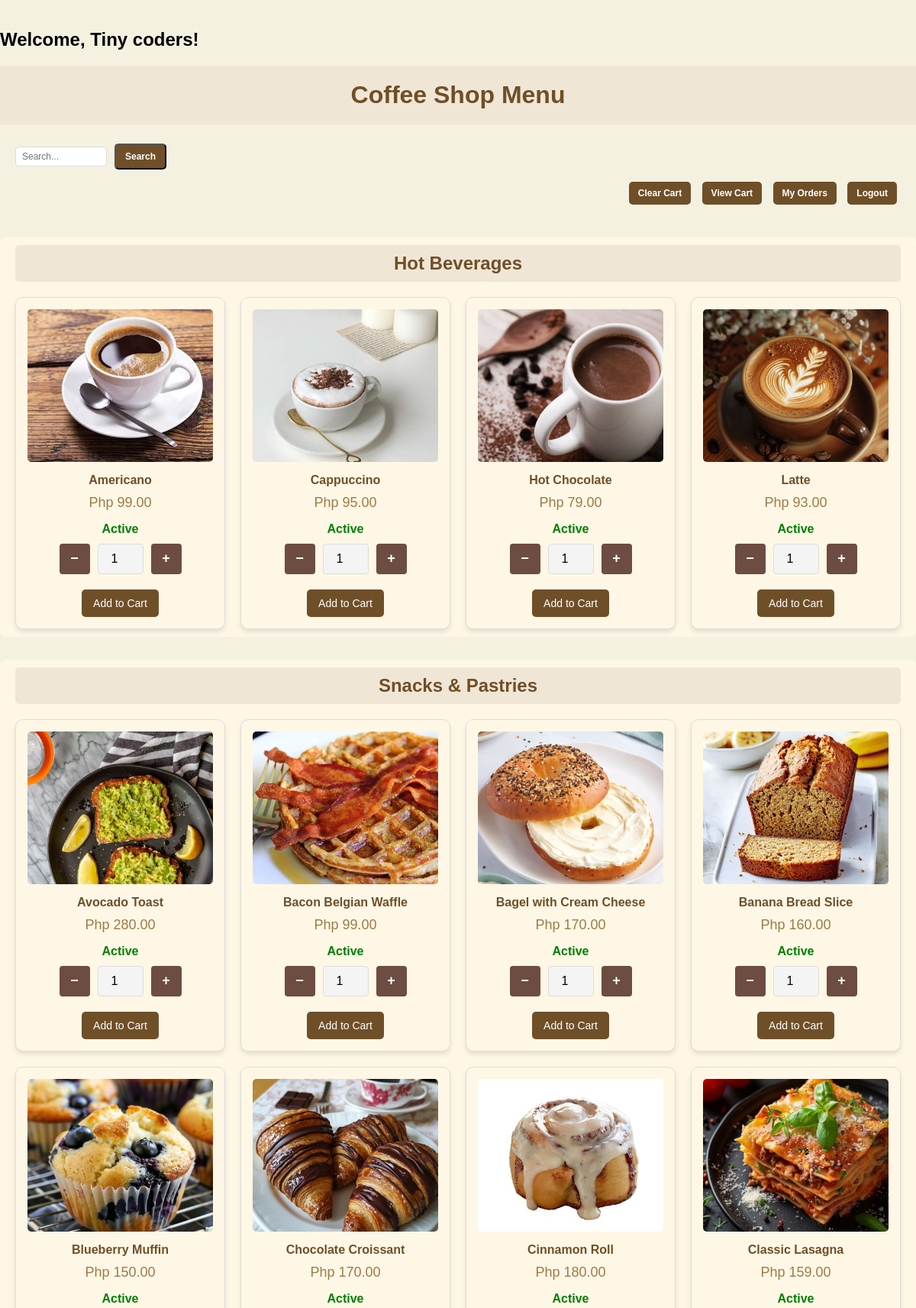
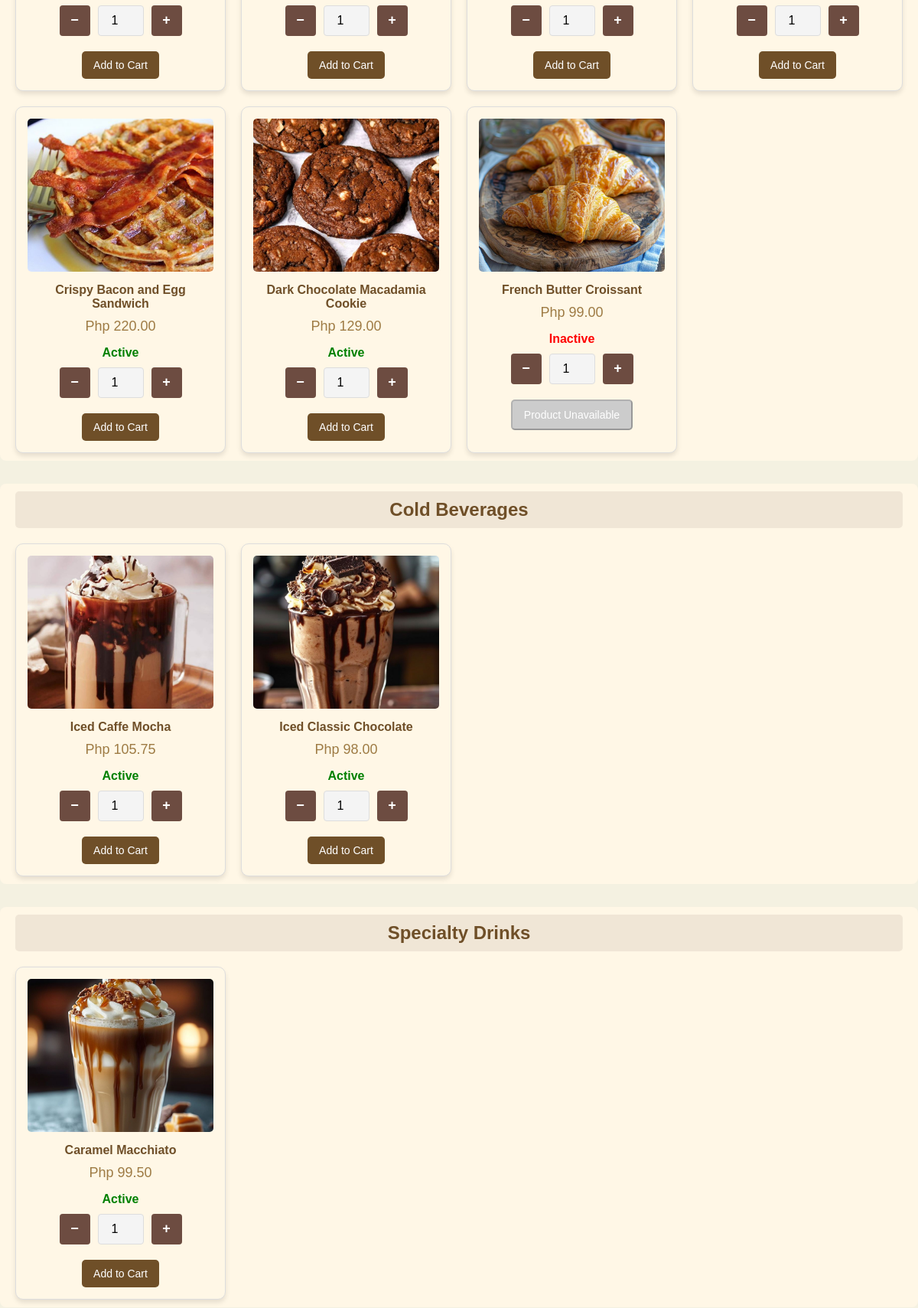
The app's page /menu.php?page=home (signed in, upper part) with its own data (2 pictures, top to bottom).
### tables this page shows
CREATE TABLE `menu_items` (
  `item_id` int(11) NOT NULL,
  `item_name` varchar(255) NOT NULL,
  `item_category` varchar(100) NOT NULL,
  `item_desc` varchar(255) NOT NULL,
  `item_price` decimal(10,2) NOT NULL,
  `item_image` varchar(255) DEFAULT NULL,
  `status` enum('Active','Inactive') NOT NULL
);

### menu.php (the view, shortened to what this page needs)
<?php
include 'db_config.php';
$username = $_SESSION['user_info_fullname'];
echo " <h2> Welcome, " . $username . "!</h2>";
$stmt = $conn->prepare("SELECT * FROM menu_items");
$stmt->execute();
$menuItems = $stmt->fetchAll(PDO::FETCH_ASSOC);
try {
    $stmt = $conn->query("SELECT DISTINCT item_category FROM menu_items");
    $categories = $stmt->fetchAll(PDO::FETCH_ASSOC);
    $itemsByCategory = [];
    foreach ($categories as $category) {
        $stmt = $conn->prepare("SELECT * FROM menu_items WHERE item_category = :category ORDER BY item_name");
        $stmt->bindParam(':category', $category['item_category']);
        $stmt->execute();
        $itemsByCategory[$category['item_category']] = $stmt->fetchAll(PDO::FETCH_ASSOC);
    }
} catch (PDOException $e) {
    echo "Error: " . $e->getMessage();
    exit();
}
?>
<!DOCTYPE html>
<html lang="en">
<head>
</head>
<body>
<h1>Coffee Shop Menu</h1>
<div class="actions">
    <form action="" method="GET" class="search-form">
        <input type="text" name="query" placeholder="Search..." class="search-input" value="<?= isset($_GET['query']) ? htmlspecialchars($_GET['query']) : '' ?>">
        <button type="submit" class="btn">Search</button>
    </form>
    <a href="?clearCart" class="btn">Clear Cart</a>
    <a href="cart.php" class="btn">View Cart</a>
    <a href="my_orders.php" class="btn">My Orders</a>
    <a href="?logout" class="btn">Logout</a>
</div>
<?php foreach ($itemsByCategory as $category_name => $menu_items): ?>
    <div class="category-section">
        <div class="category-title"><?= htmlspecialchars($category_name) ?></div>
        <div class="grid-container">
            <?php foreach ($menu_items as $item): ?>
                <div class="grid-item" id="item-<?= $item['item_id'] ?>" data-status="<?= htmlspecialchars($item['status']) ?>">
                    <img src="images/<?= htmlspecialchars($item['item_image']) ?>" alt="<?= htmlspecialchars($item['item_name']) ?>">
                    <div class="item-name"><?= htmlspecialchars($item['item_name']) ?></div>
                    <div class="item-price">Php <?= number_format($item['item_price'], 2) ?></div>
                    <div class="status">
                        <?php if ($item['status'] === 'Active'): ?>
                            <span style="color: green; font-weight: bold;">Active</span>
                        <?php else: ?>
                            <span style="color: red; font-weight: bold;">Inactive</span>
                        <?php endif; ?>
                    </div>
                    <div class="quantity-control">
                        <button class="quantity-btn decrement" onclick="updateQuantity('quantity-<?= $item['item_id'] ?>', -1)">−</button>
                        <input type="number" class="quantity-input" id="quantity-<?= $item['item_id'] ?>" value="1" min="1" readonly>
                        <button class="quantity-btn increment" onclick="updateQuantity('quantity-<?= $item['item_id'] ?>', 1)">+</button>
                    </div>
                    <?php if ($item['status'] === 'Active'): ?>
                        <a href="#" onclick="addToCart(<?= $item['item_id'] ?>)" class="btn-add-to-cart">Add to Cart</a>
                    <?php else: ?>
                        <button class="btn-add-to-cart" style="background-color: #ccc;" disabled>Product Unavailable</button>
                    <?php endif; ?>
                </div>
            <?php endforeach; ?>
        </div>
    </div>
<?php endforeach; ?>
</body>
</html>

### menu.php (style rules this page uses)
body { font-family: Arial, sans-serif; margin: 0; padding: 0; background-color: #f4f1e1; }
h1 { text-align: center; font-family: 'Luminari', sans-serif; color: #6f4f28; padding: 20px; background-color: #f0e6d6; margin: 0; }
.actions { text-align: right; padding: 20px; }
.btn { text-decoration: none; padding: 10px 15px; color: white; background-color: #6f4f28; border-radius: 5px; margin: 5px; font-weight: bold; }
.category-section { margin-top: 30px; padding: 10px 20px; background-color: #fff7e6; border-radius: 8px; }
.category-title { font-size: 24px; color: #6f4f28; text-align: center; font-weight: bold; padding: 10px; background-color: #f0e6d6; border-radius: 5px; }
.grid-container { display: grid; grid-template-columns: repeat(auto-fill, minmax(250px, 1fr)); gap: 20px; margin-top: 20px; }
.grid-item { border: 1px solid #ddd; border-radius: 10px; background-color: #fff7e6; padding: 15px; box-shadow: 0 4px 6px rgba(0, 0, 0, 0.1); text-align: center; transition: box-shadow 0.3s ease; }
.grid-item img { width: 100%; height: 200px; object-fit: cover; border-radius: 5px; margin-bottom: 15px; }
.item-name { font-weight: bold; font-size: 16px; color: #6f4f28; margin-bottom: 10px; }
.item-price { color: #9e7b44; font-size: 18px; margin-bottom: 15px; }
.btn-add-to-cart { text-decoration: none; padding: 10px 15px; background-color: #6f4f28; color: white; border-radius: 5px; font-size: 14px; margin-top: 10px; display: inline-block; }
.quantity-control { display: flex; justify-content: center; align-items: center; gap: 10px; padding: 10px 0; }
.quantity-btn { padding: 10px 15px; background-color: #6d4c41; color: white; border: none; border-radius: 4px; font-size: 18px; font-weight: bold; cursor: pointer; width: 40px; height: 40px; display: flex; justify-content: center; align-items: center; }
.quantity-input { width: 60px; height: 40px; text-align: center; font-size: 16px; border: 1px solid #ddd; border-radius: 4px; background-color: #f4f4f4; }
.search-form { display: flex; align-items: center; gap: 5px; }
.search-input { padding: 5px 8px; border: 1px solid #ddd; border-radius: 5px; font-size: 12px; width: 120px; }
.btn { text-decoration: none; padding: 8px 12px; color: white; background-color: #6f4f28; border-radius: 5px; font-weight: bold; font-size: 12px; cursor: pointer; }

### records on screen
menu_items: item_image (picture), item_name "Americano", item_price "99.00", status "Active", item_id "1"
menu_items: item_image (picture), item_name "Cappuccino", item_price "95.00", status "Active"
menu_items: item_image (picture), item_name "Hot Chocolate", item_price "79.00", status "Active"
menu_items: item_image+item_name (picture), item_name "Latte", item_price "93.00", status "Active"
menu_items: item_image (picture), item_name "Avocado Toast", item_price "280.00", status "Active"
menu_items: item_image (picture), item_name "Bacon Belgian Waffle", item_price "99.00", status "Active"
menu_items: item_image (picture), item_name "Bagel with Cream Cheese", item_price "170.00", status "Active"
menu_items: item_image (picture), item_name "Banana Bread Slice", item_price "160.00", status "Active"
menu_items: item_image (picture), item_name "Blueberry Muffin", item_price "150.00", status "Active"
menu_items: item_image (picture), item_name "Chocolate Croissant", item_price "170.00", status "Active"
menu_items: item_image (picture), item_name "Cinnamon Roll", item_price "180.00", status "Active"
menu_items: item_image (picture), item_name "Classic Lasagna", item_price "159.00", status "Active"
menu_items: item_image (picture), item_name "Crispy Bacon and Egg Sandwich", item_price "220.00", status "Active"
menu_items: item_image (picture), item_name "Dark Chocolate Macadamia Cookie", item_price "129.00", status "Active"
menu_items: item_image (picture), item_name "French Butter Croissant", item_price "99.00", status "Inactive"
menu_items: item_image (picture), item_name "Iced Caffe Mocha", item_price "105.75", status "Active"
menu_items: item_image (picture), item_name "Iced Classic Chocolate", item_price "98.00", status "Active"
menu_items: item_image (picture), item_name "Caramel Macchiato", item_price "99.50", status "Active"

### other values on screen
$username "Tiny coders"
$category_name "Hot Beverages"
$category_name "Snacks & Pastries"
$category_name "Cold Beverages"
$category_name "Specialty Drinks"
